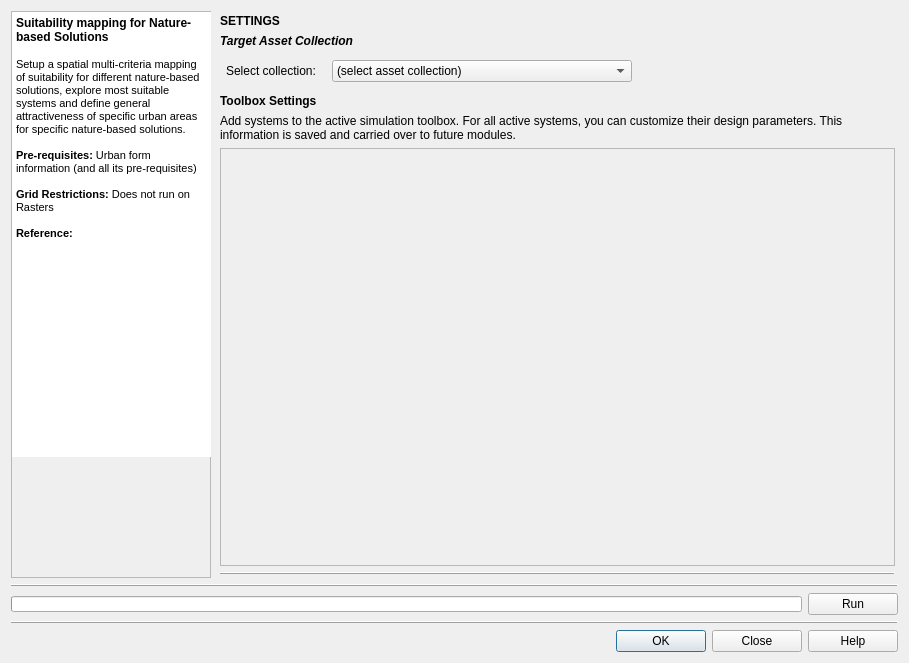
<?xml version="1.0" encoding="UTF-8"?>
<ui version="4.0">
 <class>NbSSuitability_Gui</class>
 <widget class="QDialog" name="NbSSuitability_Gui">
  <property name="geometry">
   <rect>
    <x>0</x>
    <y>0</y>
    <width>909</width>
    <height>663</height>
   </rect>
  </property>
  <property name="windowTitle">
   <string>Suitability Mapping for Nature-based Solutions</string>
  </property>
  <property name="windowIcon">
   <iconset resource="../../../../Dropbox/01_URBANBEATS/Development/graphics/ubeats.qrc">
    <normaloff>:/icons/nbs_suitabilitymap.png</normaloff>:/icons/nbs_suitabilitymap.png</iconset>
  </property>
  <layout class="QGridLayout" name="gridLayout">
   <item row="4" column="0" colspan="2">
    <widget class="QWidget" name="buttons_widget" native="true">
     <layout class="QHBoxLayout" name="horizontalLayout">
      <property name="spacing">
       <number>6</number>
      </property>
      <property name="leftMargin">
       <number>0</number>
      </property>
      <property name="topMargin">
       <number>0</number>
      </property>
      <property name="rightMargin">
       <number>0</number>
      </property>
      <property name="bottomMargin">
       <number>0</number>
      </property>
      <item>
       <spacer name="horizontalSpacer">
        <property name="orientation">
         <enum>Qt::Horizontal</enum>
        </property>
        <property name="sizeHint" stdset="0">
         <size>
          <width>40</width>
          <height>20</height>
         </size>
        </property>
       </spacer>
      </item>
      <item>
       <widget class="QPushButton" name="ok_button">
        <property name="minimumSize">
         <size>
          <width>90</width>
          <height>0</height>
         </size>
        </property>
        <property name="whatsThis">
         <string>&lt;html&gt;&lt;head/&gt;&lt;body&gt;&lt;p&gt;Resets all parameters of this module in the current 'scenario time step' to the default values.&lt;/p&gt;&lt;/body&gt;&lt;/html&gt;</string>
        </property>
        <property name="text">
         <string>OK</string>
        </property>
        <property name="icon">
         <iconset resource="../../../../Dropbox/01_URBANBEATS/Development/graphics/ubeats.qrc">
          <normaloff>:/icons/check.png</normaloff>:/icons/check.png</iconset>
        </property>
       </widget>
      </item>
      <item>
       <widget class="QPushButton" name="close_button">
        <property name="minimumSize">
         <size>
          <width>90</width>
          <height>0</height>
         </size>
        </property>
        <property name="text">
         <string>Close</string>
        </property>
        <property name="icon">
         <iconset resource="../../../../Dropbox/01_URBANBEATS/Development/graphics/ubeats.qrc">
          <normaloff>:/icons/delete-icon.png</normaloff>:/icons/delete-icon.png</iconset>
        </property>
       </widget>
      </item>
      <item>
       <widget class="QPushButton" name="help_button">
        <property name="minimumSize">
         <size>
          <width>90</width>
          <height>0</height>
         </size>
        </property>
        <property name="text">
         <string>Help</string>
        </property>
        <property name="icon">
         <iconset resource="../../../../Dropbox/01_URBANBEATS/Development/graphics/ubeats.qrc">
          <normaloff>:/icons/Help-icon.png</normaloff>:/icons/Help-icon.png</iconset>
        </property>
       </widget>
      </item>
     </layout>
    </widget>
   </item>
   <item row="0" column="0">
    <widget class="QFrame" name="frame">
     <property name="minimumSize">
      <size>
       <width>200</width>
       <height>0</height>
      </size>
     </property>
     <property name="maximumSize">
      <size>
       <width>200</width>
       <height>16777215</height>
      </size>
     </property>
     <property name="frameShape">
      <enum>QFrame::StyledPanel</enum>
     </property>
     <property name="frameShadow">
      <enum>QFrame::Raised</enum>
     </property>
     <layout class="QVBoxLayout" name="verticalLayout_6">
      <property name="spacing">
       <number>0</number>
      </property>
      <property name="leftMargin">
       <number>0</number>
      </property>
      <property name="topMargin">
       <number>0</number>
      </property>
      <property name="rightMargin">
       <number>0</number>
      </property>
      <property name="bottomMargin">
       <number>0</number>
      </property>
      <item>
       <widget class="QTextBrowser" name="description">
        <property name="minimumSize">
         <size>
          <width>200</width>
          <height>0</height>
         </size>
        </property>
        <property name="maximumSize">
         <size>
          <width>200</width>
          <height>16777215</height>
         </size>
        </property>
        <property name="frameShape">
         <enum>QFrame::NoFrame</enum>
        </property>
        <property name="frameShadow">
         <enum>QFrame::Plain</enum>
        </property>
        <property name="verticalScrollBarPolicy">
         <enum>Qt::ScrollBarAsNeeded</enum>
        </property>
        <property name="html">
         <string>&lt;!DOCTYPE HTML PUBLIC &quot;-//W3C//DTD HTML 4.0//EN&quot; &quot;http://www.w3.org/TR/REC-html40/strict.dtd&quot;&gt;
&lt;html&gt;&lt;head&gt;&lt;meta name=&quot;qrichtext&quot; content=&quot;1&quot; /&gt;&lt;style type=&quot;text/css&quot;&gt;
p, li { white-space: pre-wrap; }
&lt;/style&gt;&lt;/head&gt;&lt;body style=&quot; font-family:'MS Shell Dlg 2'; font-size:8.25pt; font-weight:400; font-style:normal;&quot;&gt;
&lt;p style=&quot; margin-top:0px; margin-bottom:0px; margin-left:0px; margin-right:0px; -qt-block-indent:0; text-indent:0px;&quot;&gt;&lt;span style=&quot; font-size:9pt; font-weight:600;&quot;&gt;Suitability mapping for Nature-based Solutions&lt;/span&gt;&lt;/p&gt;
&lt;p style=&quot;-qt-paragraph-type:empty; margin-top:0px; margin-bottom:0px; margin-left:0px; margin-right:0px; -qt-block-indent:0; text-indent:0px; font-size:9pt; font-weight:600;&quot;&gt;&lt;br /&gt;&lt;/p&gt;
&lt;p style=&quot; margin-top:0px; margin-bottom:0px; margin-left:0px; margin-right:0px; -qt-block-indent:0; text-indent:0px;&quot;&gt;&lt;span style=&quot; font-size:8pt;&quot;&gt;Setup a spatial multi-criteria mapping of suitability for different nature-based solutions, explore most suitable systems and define general attractiveness of specific urban areas for specific nature-based solutions.&lt;/span&gt;&lt;/p&gt;
&lt;p style=&quot;-qt-paragraph-type:empty; margin-top:0px; margin-bottom:0px; margin-left:0px; margin-right:0px; -qt-block-indent:0; text-indent:0px; font-size:8pt;&quot;&gt;&lt;br /&gt;&lt;/p&gt;
&lt;p style=&quot; margin-top:0px; margin-bottom:0px; margin-left:0px; margin-right:0px; -qt-block-indent:0; text-indent:0px;&quot;&gt;&lt;span style=&quot; font-size:8pt; font-weight:600;&quot;&gt;Pre-requisites:&lt;/span&gt;&lt;span style=&quot; font-size:8pt;&quot;&gt; Urban form information (and all its pre-requisites)&lt;/span&gt;&lt;/p&gt;
&lt;p style=&quot;-qt-paragraph-type:empty; margin-top:0px; margin-bottom:0px; margin-left:0px; margin-right:0px; -qt-block-indent:0; text-indent:0px; font-size:8pt;&quot;&gt;&lt;br /&gt;&lt;/p&gt;
&lt;p style=&quot; margin-top:0px; margin-bottom:0px; margin-left:0px; margin-right:0px; -qt-block-indent:0; text-indent:0px;&quot;&gt;&lt;span style=&quot; font-size:8pt; font-weight:600;&quot;&gt;Grid Restrictions: &lt;/span&gt;&lt;span style=&quot; font-size:8pt;&quot;&gt;Does not run on Rasters&lt;/span&gt;&lt;/p&gt;
&lt;p style=&quot;-qt-paragraph-type:empty; margin-top:0px; margin-bottom:0px; margin-left:0px; margin-right:0px; -qt-block-indent:0; text-indent:0px; font-size:8pt;&quot;&gt;&lt;br /&gt;&lt;/p&gt;
&lt;p style=&quot; margin-top:0px; margin-bottom:0px; margin-left:0px; margin-right:0px; -qt-block-indent:0; text-indent:0px;&quot;&gt;&lt;span style=&quot; font-size:8pt; font-weight:600;&quot;&gt;Reference: &lt;/span&gt;&lt;/p&gt;&lt;/body&gt;&lt;/html&gt;</string>
        </property>
       </widget>
      </item>
      <item>
       <widget class="QLabel" name="img">
        <property name="sizePolicy">
         <sizepolicy hsizetype="Preferred" vsizetype="Fixed">
          <horstretch>0</horstretch>
          <verstretch>0</verstretch>
         </sizepolicy>
        </property>
        <property name="minimumSize">
         <size>
          <width>200</width>
          <height>120</height>
         </size>
        </property>
        <property name="maximumSize">
         <size>
          <width>200</width>
          <height>120</height>
         </size>
        </property>
        <property name="text">
         <string/>
        </property>
        <property name="pixmap">
         <pixmap resource="../../../../Dropbox/01_URBANBEATS/Development/graphics/ubeats.qrc">:/mod_imgs/module_imgs/mod_nbssuitability.jpg</pixmap>
        </property>
       </widget>
      </item>
     </layout>
    </widget>
   </item>
   <item row="1" column="0" colspan="2">
    <widget class="Line" name="line_2">
     <property name="frameShadow">
      <enum>QFrame::Raised</enum>
     </property>
     <property name="orientation">
      <enum>Qt::Horizontal</enum>
     </property>
    </widget>
   </item>
   <item row="2" column="0" colspan="2">
    <widget class="QWidget" name="widget" native="true">
     <property name="minimumSize">
      <size>
       <width>0</width>
       <height>0</height>
      </size>
     </property>
     <layout class="QHBoxLayout" name="horizontalLayout_2">
      <property name="leftMargin">
       <number>0</number>
      </property>
      <property name="topMargin">
       <number>0</number>
      </property>
      <property name="rightMargin">
       <number>0</number>
      </property>
      <property name="bottomMargin">
       <number>0</number>
      </property>
      <item>
       <widget class="QProgressBar" name="progressbar">
        <property name="minimumSize">
         <size>
          <width>0</width>
          <height>16</height>
         </size>
        </property>
        <property name="maximumSize">
         <size>
          <width>16777215</width>
          <height>16</height>
         </size>
        </property>
        <property name="value">
         <number>0</number>
        </property>
        <property name="textVisible">
         <bool>false</bool>
        </property>
        <property name="orientation">
         <enum>Qt::Horizontal</enum>
        </property>
        <property name="invertedAppearance">
         <bool>false</bool>
        </property>
        <property name="textDirection">
         <enum>QProgressBar::TopToBottom</enum>
        </property>
       </widget>
      </item>
      <item>
       <widget class="QPushButton" name="run_button">
        <property name="minimumSize">
         <size>
          <width>90</width>
          <height>0</height>
         </size>
        </property>
        <property name="maximumSize">
         <size>
          <width>90</width>
          <height>16777215</height>
         </size>
        </property>
        <property name="text">
         <string>Run</string>
        </property>
        <property name="icon">
         <iconset resource="../../../../Dropbox/01_URBANBEATS/Development/graphics/ubeats.qrc">
          <normaloff>:/icons/Play-icon.png</normaloff>:/icons/Play-icon.png</iconset>
        </property>
       </widget>
      </item>
     </layout>
    </widget>
   </item>
   <item row="0" column="1">
    <widget class="QWidget" name="parameters" native="true">
     <layout class="QVBoxLayout" name="verticalLayout">
      <property name="spacing">
       <number>6</number>
      </property>
      <property name="leftMargin">
       <number>3</number>
      </property>
      <property name="topMargin">
       <number>3</number>
      </property>
      <property name="rightMargin">
       <number>3</number>
      </property>
      <property name="bottomMargin">
       <number>3</number>
      </property>
      <item>
       <widget class="QLabel" name="title">
        <property name="text">
         <string>&lt;html&gt;&lt;head/&gt;&lt;body&gt;&lt;p&gt;&lt;span style=&quot; font-size:9pt; font-weight:600;&quot;&gt;SETTINGS&lt;/span&gt;&lt;/p&gt;&lt;/body&gt;&lt;/html&gt;</string>
        </property>
       </widget>
      </item>
      <item>
       <widget class="QLabel" name="asset_col_title">
        <property name="text">
         <string>&lt;html&gt;&lt;head/&gt;&lt;body&gt;&lt;p&gt;&lt;span style=&quot; font-weight:600; font-style:italic;&quot;&gt;Target Asset Collection&lt;/span&gt;&lt;/p&gt;&lt;/body&gt;&lt;/html&gt;</string>
        </property>
       </widget>
      </item>
      <item>
       <widget class="QWidget" name="gridname_widget" native="true">
        <layout class="QGridLayout" name="gridLayout_7">
         <property name="leftMargin">
          <number>6</number>
         </property>
         <property name="topMargin">
          <number>6</number>
         </property>
         <property name="rightMargin">
          <number>6</number>
         </property>
         <property name="bottomMargin">
          <number>6</number>
         </property>
         <item row="0" column="1">
          <widget class="QComboBox" name="assetcol_combo">
           <property name="minimumSize">
            <size>
             <width>300</width>
             <height>0</height>
            </size>
           </property>
           <item>
            <property name="text">
             <string>(select asset collection)</string>
            </property>
           </item>
          </widget>
         </item>
         <item row="0" column="0">
          <widget class="QLabel" name="gridname_lbl">
           <property name="minimumSize">
            <size>
             <width>100</width>
             <height>0</height>
            </size>
           </property>
           <property name="maximumSize">
            <size>
             <width>100</width>
             <height>16777215</height>
            </size>
           </property>
           <property name="whatsThis">
            <string>Width of the square cell in the city grid in metres</string>
           </property>
           <property name="text">
            <string>Select collection:</string>
           </property>
          </widget>
         </item>
         <item row="0" column="2">
          <spacer name="horizontalSpacer_51">
           <property name="orientation">
            <enum>Qt::Horizontal</enum>
           </property>
           <property name="sizeHint" stdset="0">
            <size>
             <width>40</width>
             <height>20</height>
            </size>
           </property>
          </spacer>
         </item>
        </layout>
       </widget>
      </item>
      <item>
       <widget class="QLabel" name="asset_col_title_2">
        <property name="text">
         <string>&lt;html&gt;&lt;head/&gt;&lt;body&gt;&lt;p&gt;&lt;span style=&quot; font-weight:600;&quot;&gt;Toolbox Settings&lt;/span&gt;&lt;/p&gt;&lt;/body&gt;&lt;/html&gt;</string>
        </property>
       </widget>
      </item>
      <item>
       <widget class="QLabel" name="gridname_lbl_2">
        <property name="minimumSize">
         <size>
          <width>0</width>
          <height>0</height>
         </size>
        </property>
        <property name="maximumSize">
         <size>
          <width>16777215</width>
          <height>16777215</height>
         </size>
        </property>
        <property name="whatsThis">
         <string>Width of the square cell in the city grid in metres</string>
        </property>
        <property name="text">
         <string>Add systems to the active simulation toolbox. For all active systems, you can customize their design parameters. This information is saved and carried over to future modules.</string>
        </property>
        <property name="wordWrap">
         <bool>true</bool>
        </property>
       </widget>
      </item>
      <item>
       <widget class="QScrollArea" name="scrollArea">
        <property name="widgetResizable">
         <bool>true</bool>
        </property>
        <widget class="QWidget" name="scrollAreaWidgetContents">
         <property name="geometry">
          <rect>
           <x>0</x>
           <y>0</y>
           <width>677</width>
           <height>422</height>
          </rect>
         </property>
        </widget>
       </widget>
      </item>
      <item>
       <widget class="Line" name="line">
        <property name="frameShadow">
         <enum>QFrame::Raised</enum>
        </property>
        <property name="orientation">
         <enum>Qt::Horizontal</enum>
        </property>
       </widget>
      </item>
     </layout>
    </widget>
   </item>
   <item row="3" column="0" colspan="2">
    <widget class="Line" name="line_3">
     <property name="frameShadow">
      <enum>QFrame::Raised</enum>
     </property>
     <property name="orientation">
      <enum>Qt::Horizontal</enum>
     </property>
    </widget>
   </item>
  </layout>
 </widget>
 <resources>
  <include location="../../../../Dropbox/01_URBANBEATS/Development/graphics/ubeats.qrc"/>
  <include location="../../../../../Dropbox/UrbanBEATS Master Project/graphics/ubeats.qrc"/>
 </resources>
 <connections>
  <connection>
   <sender>close_button</sender>
   <signal>clicked()</signal>
   <receiver>NbSSuitability_Gui</receiver>
   <slot>reject()</slot>
   <hints>
    <hint type="sourcelabel">
     <x>479</x>
     <y>412</y>
    </hint>
    <hint type="destinationlabel">
     <x>314</x>
     <y>216</y>
    </hint>
   </hints>
  </connection>
 </connections>
</ui>
